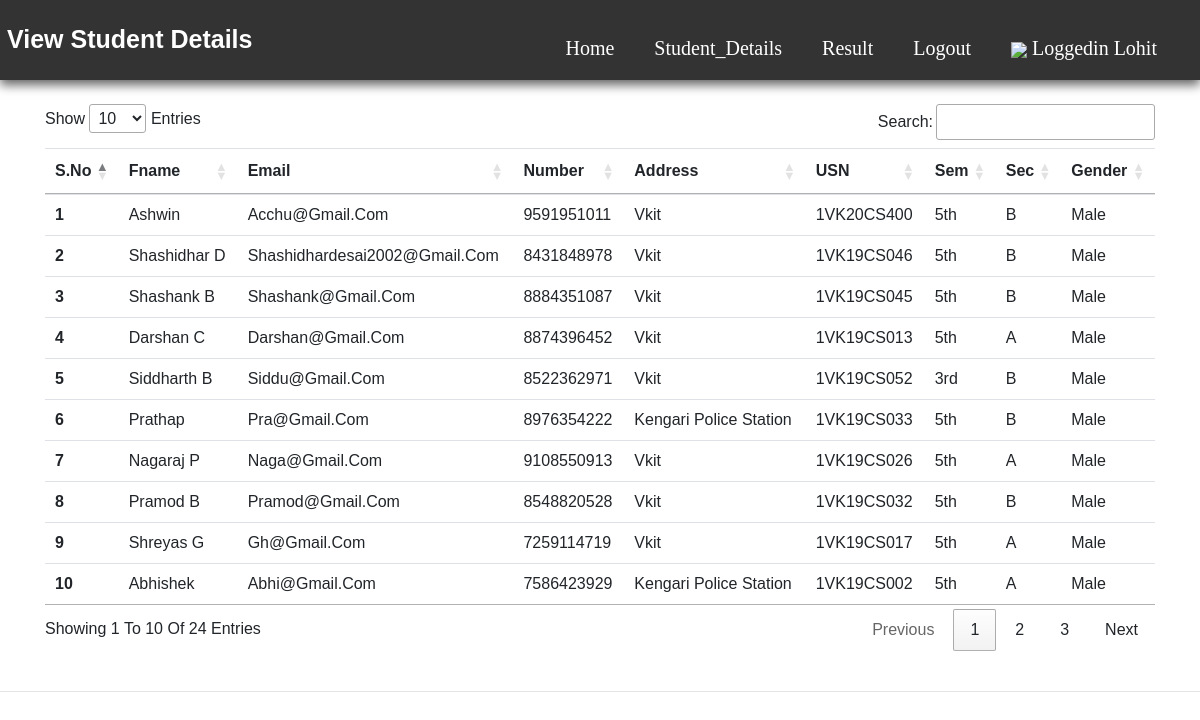
Screenshot of /sview.php (signed in) with the database file from the repository.
### tables this page shows
CREATE TABLE `sdetails` (
  `sno` int(11) NOT NULL,
  `fname` varchar(50) NOT NULL,
  `email` varchar(50) NOT NULL,
  `number` varchar(10) NOT NULL,
  `address` varchar(50) NOT NULL,
  `usn` varchar(10) NOT NULL,
  `password` varchar(20) NOT NULL,
  `sem` varchar(10) NOT NULL,
  `sec` varchar(10) NOT NULL,
  `gender` varchar(10) NOT NULL,
  `timestamp` datetime NOT NULL DEFAULT CURRENT_TIMESTAMP
);

### sview.php (the view, shortened to what this page needs)
<?php
$servername = "localhost";
$username = "root";
$password = "";
$database = "my";
$conn = mysqli_connect($servername, $username, $password, $database);
?>
<!doctype html>
<html lang="en">
<head>
  <link rel="stylesheet" href="https://stackpath.bootstrapcdn.com/bootstrap/4.4.1/css/bootstrap.min.css"
>
  <link rel="stylesheet" href="//cdn.datatables.net/1.10.20/css/jquery.dataTables.min.css">
  <link rel="stylesheet" href="../Styles/insertall.css">
</head>
<body>
  <header>
    <a href="#" class="srms"><span>View Student Details</span></a>
    <nav class="navbar">
      <ul>
        <li><a href="faculty_db.php">Home</a></li>
        <li><a href="sview.php">Student_Details</a>
        </li>
        <li><a href="addresult.php">Result</a>
        </li>
        <li class="nav-item1">
          <a class="nav-link" href="logout.php">Logout</a>
        </li>
        <li class="nav-item active">
          <a class="nav-link" href="#"> <img src="https://img.icons8.com/metro/26/000000/guest-male.png">
            <?php echo "loggedin ". $_SESSION['username']?>
          </a>
        </li>
      </ul>
    </nav>
  </header>
  <div class="container my-4">
    <table class="table" id="myTable">
      <thead>
        <tr>
          <th scope="col">S.No</th>
          <th scope="col">Fname</th>
          <th scope="col">Email</th>
          <th scope="col">Number</th>
          <th scope="col">Address</th>
          <th scope="col">USN</th>
          <th scope="col">Sem</th>
          <th scope="col">Sec</th>
          <th scope="col">Gender</th>
        </tr>
      </thead>
      <tbody>
        <?php
          $sql = "SELECT * FROM `sdetails`";
          $result = mysqli_query($conn, $sql);
          $sno = 0;
          while($row = mysqli_fetch_assoc($result)){
            $sno = $sno + 1;
            echo "<tr>
            <th scope='row'>". $sno . "</th>
            <td>". $row['fname'] . "</td>
            <td>". $row['email'] . "</td>
            <td>". $row['number'] . "</td>
            <td>". $row['address'] . "</td>
            <td>". $row['usn'] . "</td>
            <td>". $row['sem'] . "</td>
            <td>". $row['sec'] . "</td>
            <td>". $row['gender'] . "</td>
          </tr>";
        }
          ?>
      </tbody>
    </table>
  </div>
  <hr>
</body>
</html>

### insertall.css (style rules this page uses)
* { margin: 0; padding: 0; box-sizing: border-box; font-family: Arial, Helvetica, sans-serif; text-transform: capitalize; text-decoration: none; }
body { min-height: 100vh; background: rgb(255, 255, 255); display: flex; flex-direction: column; }
header { top: 0; left: 0; right: 0; background: #333; box-shadow: 0 5px 10px rgba(0, 0, 0, 0.61); padding: 5px 7px; display: flex; align-items: center; justify-content: space-between; z-index: 1000; }
header .srms { font-family: Georgia, serif; font-weight: bolder; font-size: 25px; float: left; color: white; }
header .navbar { max-height: 70px; }
header .navbar ul { list-style: none; }
header .navbar ul li { position: relative; float: left; }
header .navbar ul li a { font-size: 20px; padding: 10px; margin: 10px; font-family: Georgia, serif; color: #fff; display: block; }

### rows the page displays
sdetails: fname "Ashwin", email "Acchu@gmail.com", number "9591951011", address "Vkit", usn "1VK20CS400", sem "5th", sec "B", gender "Male"
sdetails: fname "Shashidhar D", email "Shashidhardesai2002@Gmail.Com", number "8431848978", address "Vkit", usn "1VK19CS046", sem "5th", sec "B", gender "Male"
sdetails: fname "Shashank B", email "Shashank@Gmail.Com", number "8884351087", address "Vkit", usn "1VK19CS045", sem "5th", sec "B", gender "Male"
sdetails: fname "Darshan C", email "Darshan@gmail.com", number "8874396452", address "Vkit", usn "1VK19CS013", sem "5th", sec "A", gender "Male"
sdetails: fname "Siddharth B", email "Siddu@gmail.com", number "8522362971", address "Vkit", usn "1VK19CS052", sem "3rd", sec "B", gender "Male"
sdetails: fname "Prathap", email "Pra@gmail.com", number "8976354222", address "Kengari Police Station", usn "1VK19CS033", sem "5th", sec "B", gender "Male"
sdetails: fname "Nagaraj P", email "Naga@gmail.com", number "9108550913", address "Vkit", usn "1VK19CS026", sem "5th", sec "A", gender "Male"
sdetails: fname "Pramod B", email "Pramod@gmail.com", number "8548820528", address "Vkit", usn "1VK19CS032", sem "5th", sec "B", gender "Male"
sdetails: fname "Shreyas G", email "Gh@gmail.com", number "7259114719", address "Vkit", usn "1VK19CS017", sem "5th", sec "A", gender "Male"
sdetails: fname "Abhishek", email "Abhi@gmail.com", number "7586423929", address "Kengari Police Station", usn "1VK19CS002", sem "5th", sec "A", gender "Male"

### other values shown
$_SESSION['username'] "Lohit"
